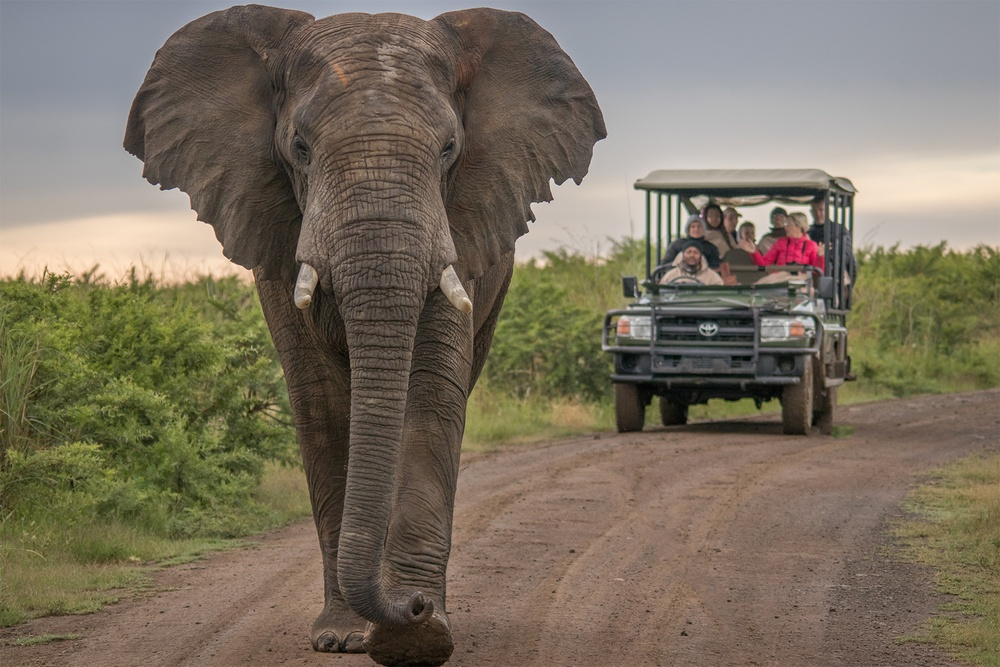
#> input picture elephant.jpg, 1000 x 667 px, shrunk from 1800 x 1200 before the run
$ python Basic.py
#> lines starting #> are read from the running program, lines starting #| are printed output that depends on the picture; after the words box and inside, x2 and y2 are one past the last pixel; in counts of white or black regions, pixels touching at a corner belong together
import cv2
img = cv2.imread("elephant.jpg", cv2.IMREAD_COLOR)
#> img is the input picture: shape (667, 1000, 3); mean B, G, R 95.5, 112.2, 121.8
# [4 lines of commented-out code are left out]
img = cv2.putText(img, "OpenCV", (10,100),cv2.FONT_HERSHEY_SIMPLEX,1,(255,255,255),2)
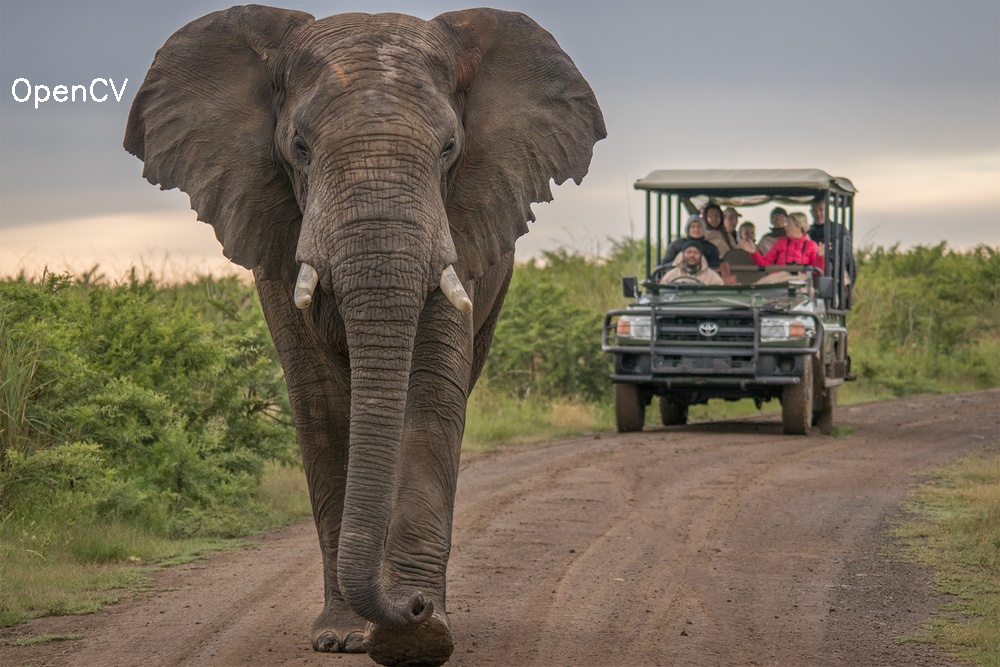
#> img: shape (667, 1000, 3); 0.13% of pixels changed, all inside (x1, y1, x2, y2) = (12, 78, 128, 109)
cv2.imshow('Image', img)
cv2.waitKey(0)
cv2.destroyAllWindows()
